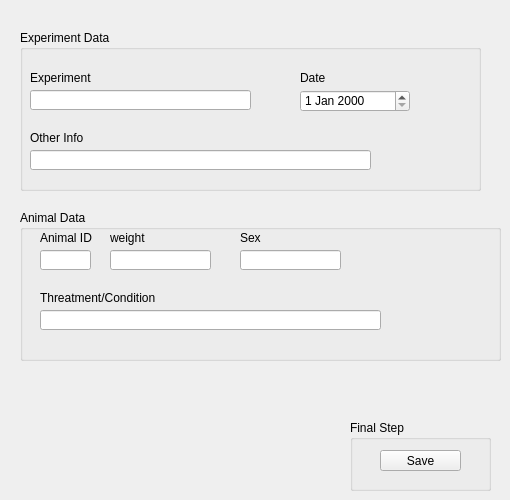
      <widget class="QWidget" name="tab_11">
       <attribute name="title">
        <string>Dados do Experimento</string>
       </attribute>
       <widget class="QGroupBox" name="groupBox_35">
        <property name="geometry">
         <rect>
          <x>20</x>
          <y>30</y>
          <width>461</width>
          <height>161</height>
         </rect>
        </property>
        <property name="title">
         <string>Experiment Data</string>
        </property>
        <widget class="QLabel" name="label_21">
         <property name="geometry">
          <rect>
           <x>280</x>
           <y>40</y>
           <width>121</width>
           <height>16</height>
          </rect>
         </property>
         <property name="text">
          <string>Date</string>
         </property>
        </widget>
        <widget class="QDateEdit" name="deData">
         <property name="geometry">
          <rect>
           <x>280</x>
           <y>60</y>
           <width>110</width>
           <height>22</height>
          </rect>
         </property>
        </widget>
        <widget class="QLabel" name="label_23">
         <property name="geometry">
          <rect>
           <x>10</x>
           <y>40</y>
           <width>151</width>
           <height>16</height>
          </rect>
         </property>
         <property name="text">
          <string>Experiment</string>
         </property>
        </widget>
        <widget class="QLineEdit" name="leTitutlo">
         <property name="geometry">
          <rect>
           <x>10</x>
           <y>60</y>
           <width>221</width>
           <height>20</height>
          </rect>
         </property>
         <property name="text">
          <string/>
         </property>
        </widget>
        <widget class="QLineEdit" name="leObsercacoes">
         <property name="geometry">
          <rect>
           <x>10</x>
           <y>120</y>
           <width>341</width>
           <height>20</height>
          </rect>
         </property>
         <property name="text">
          <string/>
         </property>
        </widget>
        <widget class="QLabel" name="label_24">
         <property name="geometry">
          <rect>
           <x>10</x>
           <y>100</y>
           <width>71</width>
           <height>16</height>
          </rect>
         </property>
         <property name="text">
          <string>Other Info</string>
         </property>
        </widget>
       </widget>
       <widget class="QGroupBox" name="groupBox_36">
        <property name="geometry">
         <rect>
          <x>20</x>
          <y>210</y>
          <width>481</width>
          <height>151</height>
         </rect>
        </property>
        <property name="title">
         <string>Animal Data</string>
        </property>
        <widget class="QLabel" name="label_22">
         <property name="geometry">
          <rect>
           <x>20</x>
           <y>20</y>
           <width>61</width>
           <height>16</height>
          </rect>
         </property>
         <property name="text">
          <string>Animal ID</string>
         </property>
        </widget>
        <widget class="QLineEdit" name="leIdentificador">
         <property name="geometry">
          <rect>
           <x>20</x>
           <y>40</y>
           <width>51</width>
           <height>20</height>
          </rect>
         </property>
         <property name="text">
          <string/>
         </property>
        </widget>
        <widget class="QLineEdit" name="leWeight">
         <property name="geometry">
          <rect>
           <x>90</x>
           <y>40</y>
           <width>101</width>
           <height>20</height>
          </rect>
         </property>
         <property name="text">
          <string/>
         </property>
        </widget>
        <widget class="QLabel" name="label_31">
         <property name="geometry">
          <rect>
           <x>90</x>
           <y>20</y>
           <width>51</width>
           <height>16</height>
          </rect>
         </property>
         <property name="text">
          <string>weight</string>
         </property>
        </widget>
        <widget class="QLabel" name="label_32">
         <property name="geometry">
          <rect>
           <x>220</x>
           <y>20</y>
           <width>31</width>
           <height>16</height>
          </rect>
         </property>
         <property name="text">
          <string>Sex</string>
         </property>
        </widget>
        <widget class="QLineEdit" name="leSex">
         <property name="geometry">
          <rect>
           <x>220</x>
           <y>40</y>
           <width>101</width>
           <height>20</height>
          </rect>
         </property>
         <property name="text">
          <string/>
         </property>
        </widget>
        <widget class="QLineEdit" name="leThreatment">
         <property name="geometry">
          <rect>
           <x>20</x>
           <y>100</y>
           <width>341</width>
           <height>20</height>
          </rect>
         </property>
         <property name="text">
          <string/>
         </property>
        </widget>
        <widget class="QLabel" name="label_33">
         <property name="geometry">
          <rect>
           <x>20</x>
           <y>80</y>
           <width>151</width>
           <height>16</height>
          </rect>
         </property>
         <property name="text">
          <string>Threatment/Condition</string>
         </property>
        </widget>
       </widget>
       <widget class="QGroupBox" name="groupBox_4">
        <property name="geometry">
         <rect>
          <x>350</x>
          <y>420</y>
          <width>141</width>
          <height>71</height>
         </rect>
        </property>
        <property name="title">
         <string>Final Step</string>
        </property>
        <widget class="QPushButton" name="pbCadastrar1">
         <property name="enabled">
          <bool>true</bool>
         </property>
         <property name="geometry">
          <rect>
           <x>30</x>
           <y>30</y>
           <width>81</width>
           <height>21</height>
          </rect>
         </property>
         <property name="text">
          <string>Save</string>
         </property>
        </widget>
       </widget>
      </widget>
